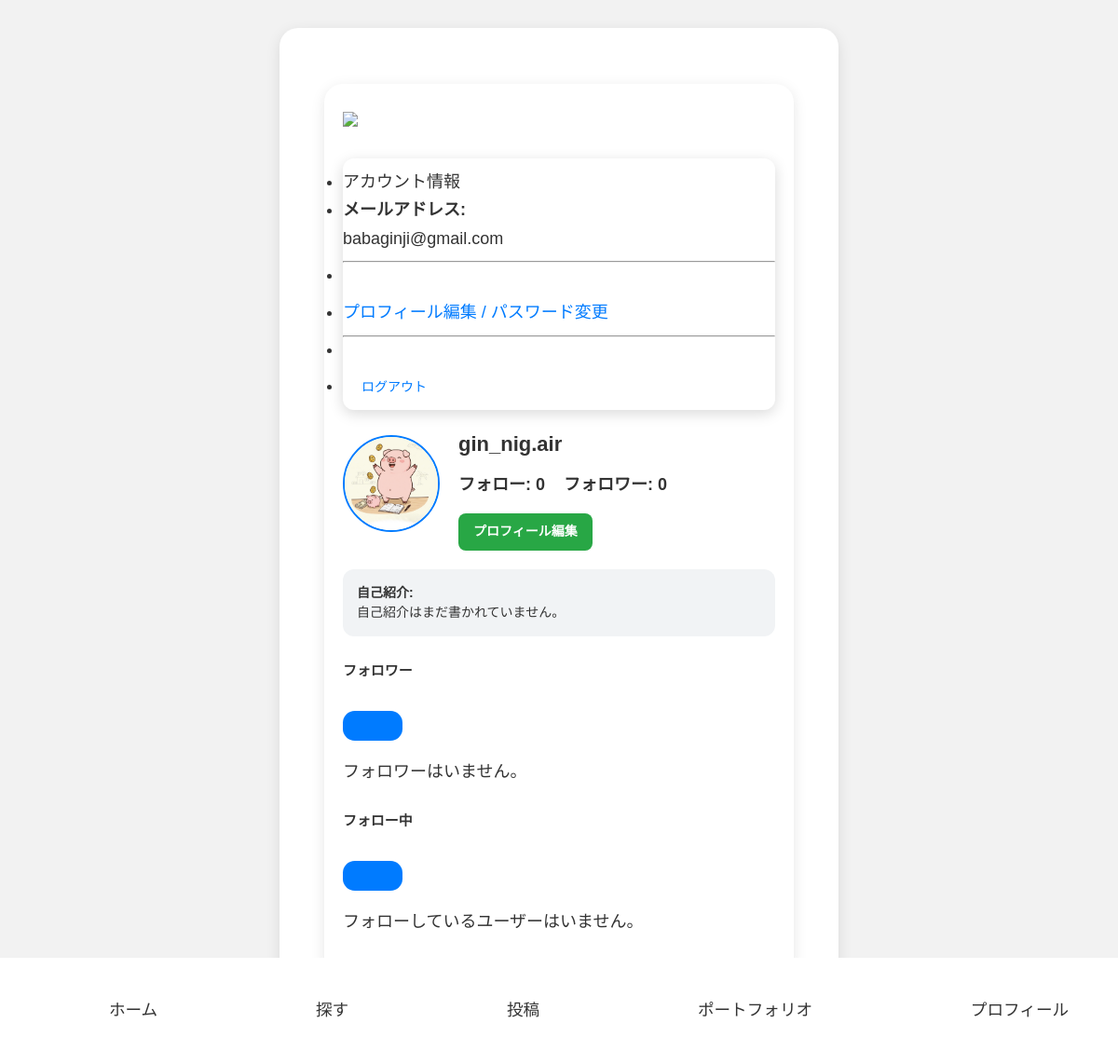
Page /auth/profile (signed in) on the committed database.
### app/auth/models.py (models this page shows, shortened)
class User(UserMixin, db.Model):
    __tablename__ = "users"
    id = db.Column(db.Integer, primary_key=True)
    username = db.Column(db.String(80), unique=True, nullable=False)
    email = db.Column(db.String(120), unique=True, nullable=False)
    password_hash = db.Column(db.String(128), nullable=False)
    icon = db.Column(db.String(200), default="default.png")
    bio = db.Column(db.Text, default="")
    otp_code = db.Column(db.String(6), nullable=True)
    otp_expiration = db.Column(db.DateTime, nullable=True)
    followed = db.relationship(
        "User",
        secondary=followers,
        primaryjoin=(followers.c.follower_id == id),
        secondaryjoin=(followers.c.followed_id == id),
        backref=db.backref("followers", lazy="dynamic"),
        lazy="dynamic",
    )

### app/auth/routes.py (the view)
@auth_bp.route("/profile")
@login_required
def profile():
    icon_url = url_for(
        "auth.static", filename=f"icons/{getattr(current_user, 'icon', 'default.png')}"
    )
    return render_template("auth/profile.html", user=current_user, icon_url=icon_url)

### app/auth/routes.py (called while the page is built)
@login_manager.user_loader
def load_user(user_id):
    return User.query.get(int(user_id))

### app/templates/auth/profile.html (shortened to what this page needs)
{% extends "auth/base.html" %}
{% block content %}
<div class="container profile-container mt-5 position-relative">
    {% if current_user.is_authenticated and current_user.id == user.id %}
    <div class="profile-settings dropdown position-absolute top-0 end-0 mt-3 me-3">
        <button class="btn btn-light dropdown-toggle" type="button" id="settingsDropdown" data-bs-toggle="dropdown" aria-expanded="false">
            <img src="{{ url_for('static', filename='icons/settings.png') }}" alt="設定" width="30" height="30">
        </button>
        <ul class="dropdown-menu dropdown-menu-end" aria-labelledby="settingsDropdown">
            <li class="dropdown-header text-muted">アカウント情報</li>
            <li class="dropdown-item-text">
                <strong>メールアドレス:</strong><br>{{ user.email }}
            </li>
            <li><hr class="dropdown-divider"></li>
            <li><a href="{{ url_for('auth.edit_profile') }}">プロフィール編集 / パスワード変更</a></li>
            <li><hr class="dropdown-divider"></li>
            <li><a class="dropdown-item" href="{{ url_for('auth.logout') }}">ログアウト</a></li>
        </ul>
    </div>
    {% endif %}
    <div class="profile-header d-flex align-items-center mb-4">
        <div class="profile-left">
            <img src="{{ url_for('static', filename='icons/' + (user.icon or 'default.png')) }}" alt="icon" class="profile-avatar">
        </div>
        <div class="profile-right flex-grow-1 ms-3">
            <div class="profile-username mb-2">{{ user.username }}</div>
            <div class="follow-info mb-2">
                <span class="follow-link me-3" data-bs-toggle="modal" data-bs-target="#followingModal">
                    フォロー: {{ user.followed.count() }}
                </span>
                <span class="follow-link" data-bs-toggle="modal" data-bs-target="#followersModal">
                    フォロワー: {{ user.followers.count() }}
                </span>
            </div>
            {% if current_user.is_authenticated and current_user.id == user.id %}
                <a href="{{ url_for('auth.edit_profile') }}" class="edit-btn mt-2">プロフィール編集</a>
            {% endif %}
        </div>
    </div>
    <div class="profile-bio mb-3">
        <strong>自己紹介:</strong><br>
        {{ user.bio or '自己紹介はまだ書かれていません。' }}
    </div>
    <div class="modal fade" id="followersModal" tabindex="-1" aria-hidden="true">
        <div class="modal-dialog">
            <div class="modal-content">
                <div class="modal-header">
                    <h5 class="modal-title">フォロワー</h5>
                    <button type="button" class="btn-close" data-bs-dismiss="modal"></button>
                </div>
                <div class="modal-body">
                    {% for u in user.followers %}
                        <a href="{{ url_for('auth.profile', user_id=u.id) }}" class="d-flex align-items-center mb-2">
                            <img src="{{ url_for('static', filename='icons/' + (u.icon or 'default.png')) }}" class="list-icon me-2">
                            {{ u.username }}
                        </a>
                    {% else %}
                        <p>フォロワーはいません。</p>
                    {% endfor %}
                </div>
            </div>
        </div>
    </div>
    <div class="modal fade" id="followingModal" tabindex="-1" aria-hidden="true">
        <div class="modal-dialog">
            <div class="modal-content">
                <div class="modal-header">
                    <h5 class="modal-title">フォロー中</h5>
                    <button type="button" class="btn-close" data-bs-dismiss="modal"></button>
                </div>
                <div class="modal-body">
                    {% for u in user.followed %}
                        <a href="{{ url_for('auth.profile', user_id=u.id) }}" class="d-flex align-items-center mb-2">
                            <img src="{{ url_for('static', filename='icons/' + (u.icon or 'default.png')) }}" class="list-icon me-2">
                            {{ u.username }}
                        </a>
                    {% else %}
                        <p>フォローしているユーザーはいません。</p>
                    {% endfor %}
                </div>
            </div>
        </div>
    </div>
</div>
{% endblock %}

### app/static/auth.css (style rules this page uses)
body { font-family: "Segoe UI", sans-serif; background-color: #f7f9fb; color: #333; margin: 0; padding: 0; }
a { text-decoration: none; color: #007bff; }
.container, .profile-container { max-width: 600px; width: 90%; margin: 30px auto; padding: 30px 20px; background-color: #fff; border-radius: 20px; box-shadow: 0 4px 15px rgba(0,0,0,0.1); position: relative; box-sizing: border-box; }
.profile-header { display: flex; align-items: center; margin-bottom: 20px; flex-wrap: wrap; }
.profile-avatar { width: 100px; height: 100px; border-radius: 50%; object-fit: cover; border: 2px solid #007bff; }
.profile-right { margin-left: 20px; flex-grow: 1; }
.profile-username { font-size: 22px; font-weight: bold; margin-bottom: 10px; }
.follow-info { font-weight: bold; margin-bottom: 10px; }
.follow-link { cursor: pointer; margin-right: 15px; color: #333; }
.profile-bio { background-color: #f1f3f5; padding: 15px; border-radius: 12px; margin-bottom: 15px; font-size: 14px; line-height: 1.5; }
.follow-btn, .unfollow-btn, .edit-btn { padding: 8px 16px; border-radius: 8px; border: none; font-weight: bold; font-size: 14px; cursor: pointer; margin-top: 5px; display: inline-block; }
.edit-btn { background-color: #28a745; color: white; }
.profile-settings button { border: none; background: none; padding: 0; cursor: pointer; }
.profile-settings img { width: 30px; height: 30px; }
.dropdown-menu { border-radius: 12px; padding: 10px 0; box-shadow: 0 4px 15px rgba(0,0,0,0.15); }
.dropdown-item { padding: 8px 20px; font-size: 14px; }
body { font-family: 'Noto Sans JP', sans-serif; background: #f7f8fa; color: #333; margin: 0; padding: 0; font-size: 18px; line-height: 1.7; }
button { background: #007bff; color: white; border: none; border-radius: 0.8rem; padding: 1rem 2rem; font-size: 1.2rem; cursor: pointer; transition: background 0.3s; }

### app/static/feed.css (style rules this page uses)
html, body { width: 100%; overflow-x: hidden; }
body { font-family: sans-serif; margin: 0; padding: 0; background-color: #fff; }
html, body { width: 100%; overflow-x: hidden; margin: 0; padding: 0; background: #f2f2f2; font-family: "Helvetica", "Arial", sans-serif; }

### rows in the picture
User: email "babaginji@gmail.com", icon (placeholder picture), username "gin_nig.air", bio "自己紹介はまだ書かれていません。"

### other values in the picture
{{ user.followed.count() }} "0"
{{ user.followers.count() }} "0"
